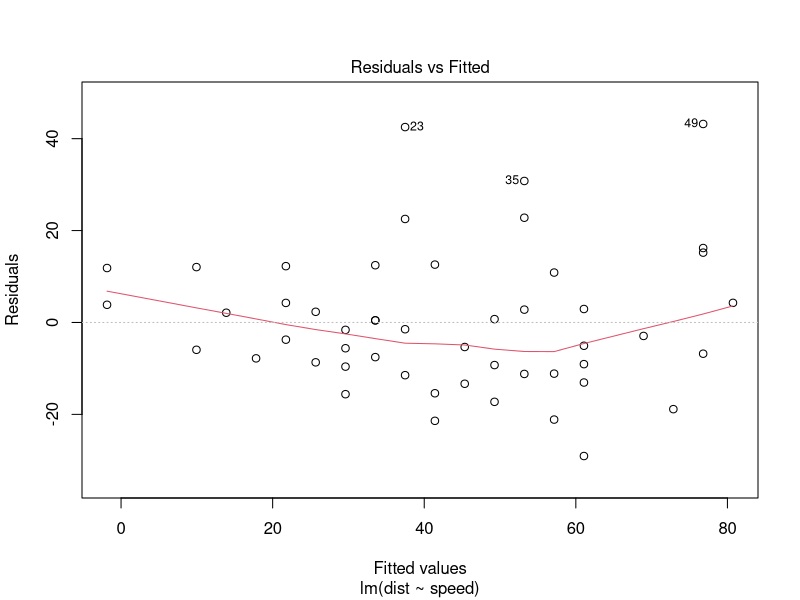
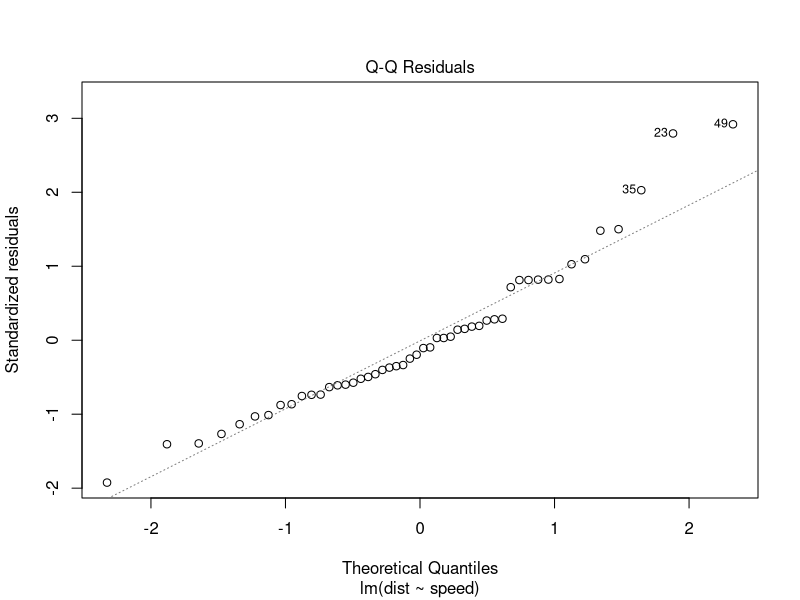
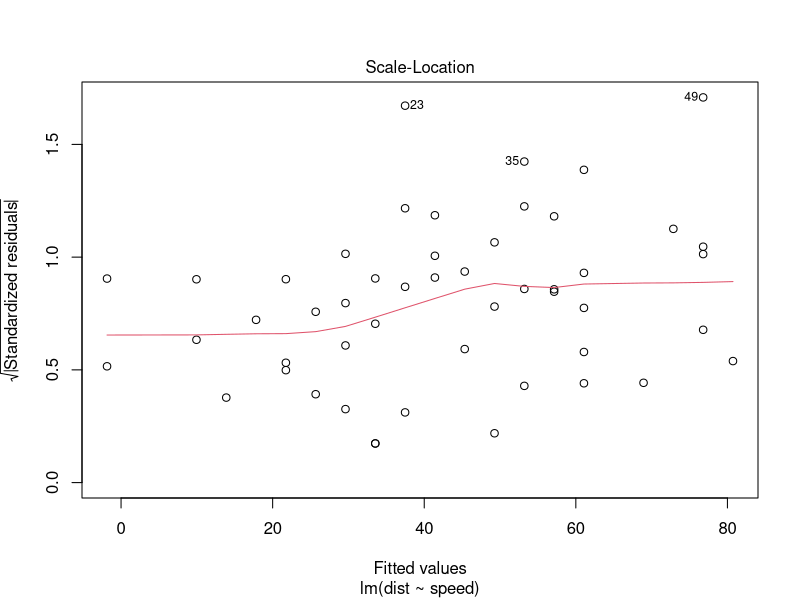
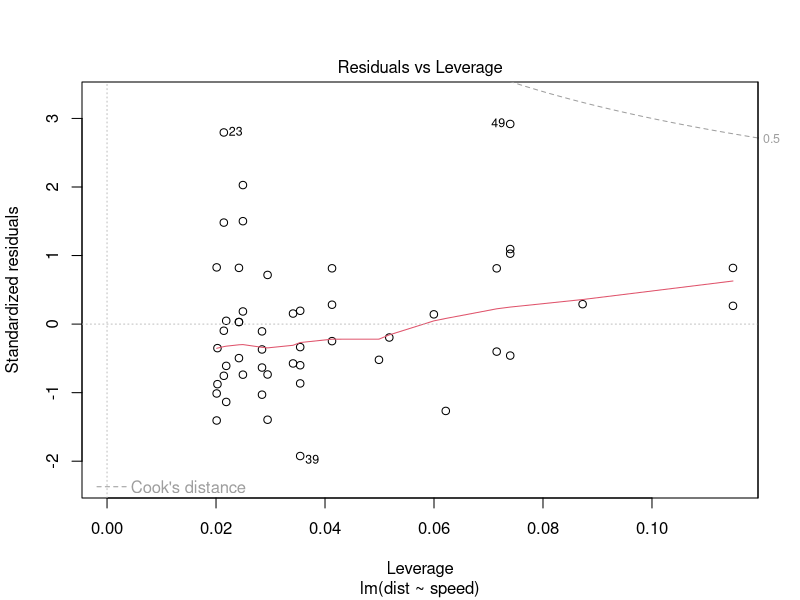
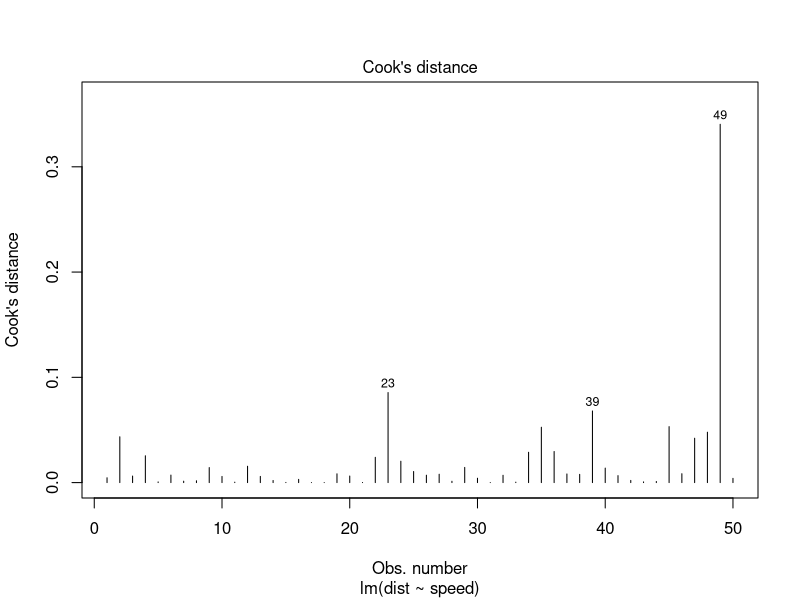
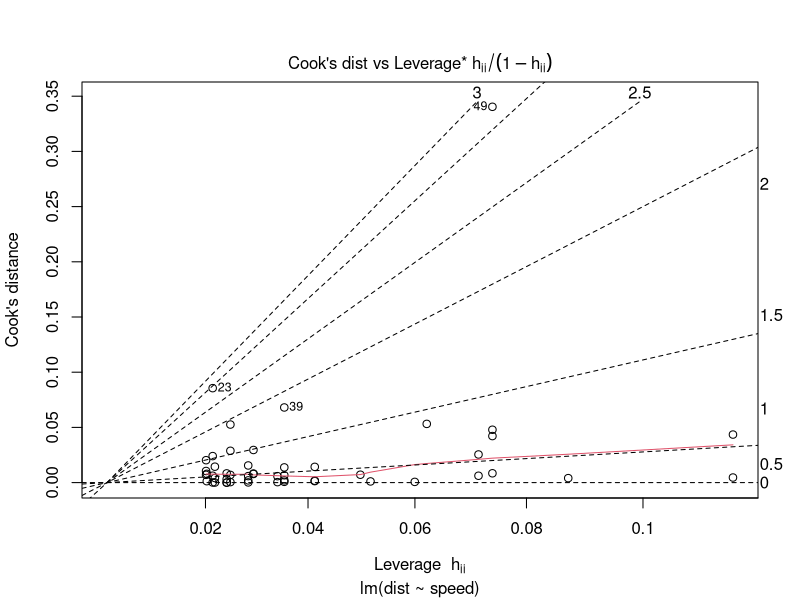
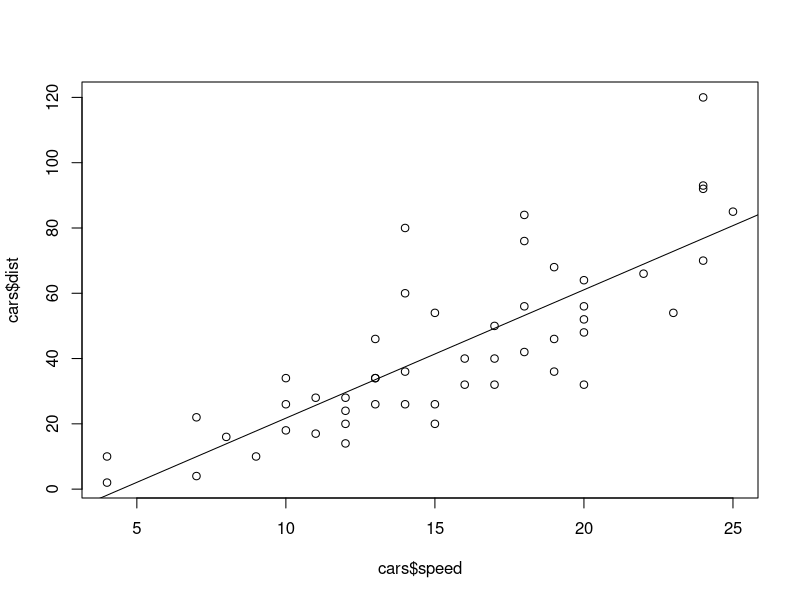
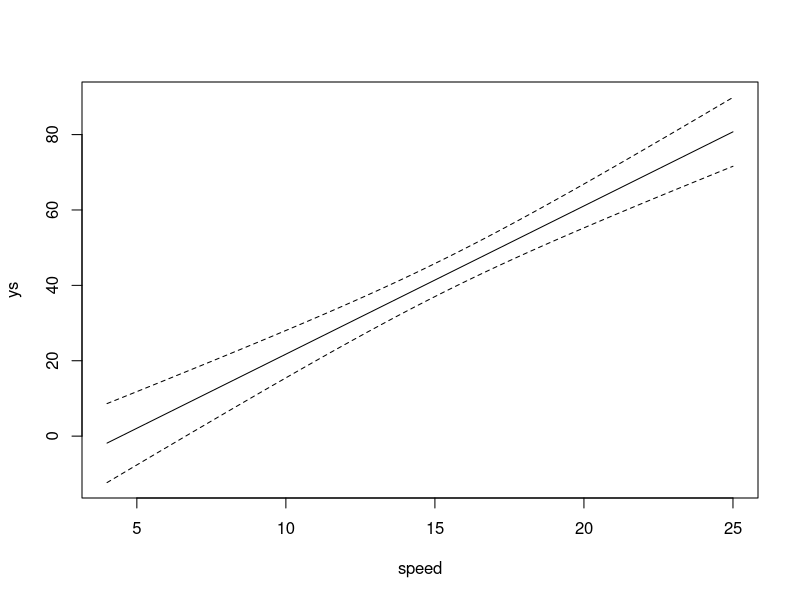

The R script that drew these images, in order:
## ---- chunk 1
(m <- lm(dist ~ speed, cars))
## ---- chunk 2
coef(m)
## ---- chunk 3
fitted(m)[1:4]
## ---- chunk 4
residuals(m)[1:4]
## ---- chunk 5
fitted(m)[1:4] + residuals(m)[1:4]
cars$dist[1:4]
## ---- chunk 6
confint(m)
## ---- chunk 7
deviance(m)
## ---- chunk 8
(m <- lm(dist ~ speed, data=cars))
predict(m, newdata=data.frame(speed=3))
## ---- chunk 9
predict(m, newdata=data.frame(speed=c(3)), interval="confidence")
## ---- chunk 10
predict(m, newdata=data.frame(speed=c(3)), interval="prediction")
## ---- chunk 11
summary(m)

## ---- chunk 12
anova(m)
(full <- lm(dist ~ speed, data=cars))
(reduced <- lm(dist ~ 1, data=cars))
anova(reduced, full)
## ---- chunk 13
plot(m)
## ---- chunk 14
plot(m, which=c(4, 6))

## ---- chunk 15
plot(cars$speed, cars$dist)
abline(coef(m))

## ---- chunk 16
summary(cars$speed)
predict(m, newdata=data.frame(speed=seq(4.0, 25.0, .2)),
        interval="confidence")

## ---- chunk 17
speed <- seq(min(cars$speed), max(cars$speed), .1)
ys <- predict(m, newdata=data.frame(speed=speed), interval="confidence")
matplot(speed, ys, type='n')
matlines(speed, ys, lty=c(1, 2, 2), col=1)

## ---- chunk 18
(m <- lm(Sepal.Length ~ Sepal.Width + Petal.Length + Petal.Width, data=iris))
summary(m)

## ---- chunk 19
(m <- lm(Sepal.Length ~ ., data=iris))
summary(m)
## ---- chunk 20
model.matrix(m)[c(1,51,101),]

## ---- chunk 21
with(iris, plot(Sepal.Width, Sepal.Length, cex=.7, pch=as.numeric(Species)))
m <- lm(Sepal.Length ~ Sepal.Width + Species, data=iris)
coef(m)
abline(2.25, 0.80, lty=1)
abline(2.25 + 1.45, 0.80, lty=2)
abline(2.25 + 1.94, 0.80, lty=3)
legend("topright", levels(iris$Species), pch=1:3, bg="white")
## ---- chunk 22
x <- 1:1000
y <- x^2 + 3*x + 5 + rnorm(1000)
lm(y ~ I(x^2) + x)
## ---- chunk 23
x <- 101:200
y <- exp(3 * x + rnorm(100))
lm(log(y) ~ x)
